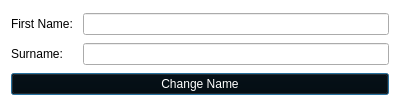
<?xml version="1.0" encoding="UTF-8"?>
<ui version="4.0">
 <class>Dialog</class>
 <widget class="QDialog" name="Dialog">
  <property name="geometry">
   <rect>
    <x>0</x>
    <y>0</y>
    <width>400</width>
    <height>110</height>
   </rect>
  </property>
  <property name="minimumSize">
   <size>
    <width>400</width>
    <height>110</height>
   </size>
  </property>
  <property name="maximumSize">
   <size>
    <width>400</width>
    <height>199</height>
   </size>
  </property>
  <property name="windowTitle">
   <string>Dialog</string>
  </property>
  <property name="styleSheet">
   <string notr="true">QPushButton {
background-color: black;
color: white;
}
QDialog {
background: white
}</string>
  </property>
  <layout class="QGridLayout" name="gridLayout">
   <item row="3" column="0">
    <widget class="QPushButton" name="changeButton">
     <property name="styleSheet">
      <string notr="true">QPushButton
{
  background-color:black;
color:white;
}

QPushButton:hover:!pressed
{
    border: 1px solid white;
}
</string>
     </property>
     <property name="text">
      <string>Change Name</string>
     </property>
    </widget>
   </item>
   <item row="1" column="0">
    <layout class="QHBoxLayout" name="horizontalLayout">
     <item>
      <widget class="QLabel" name="label">
       <property name="text">
        <string>First Name: </string>
       </property>
      </widget>
     </item>
     <item>
      <widget class="QLineEdit" name="lineEdit"/>
     </item>
    </layout>
   </item>
   <item row="2" column="0">
    <layout class="QHBoxLayout" name="horizontalLayout_2">
     <item>
      <widget class="QLabel" name="label_2">
       <property name="text">
        <string>Surname:    </string>
       </property>
      </widget>
     </item>
     <item>
      <widget class="QLineEdit" name="lineEdit_2"/>
     </item>
    </layout>
   </item>
  </layout>
 </widget>
 <resources/>
 <connections/>
</ui>
